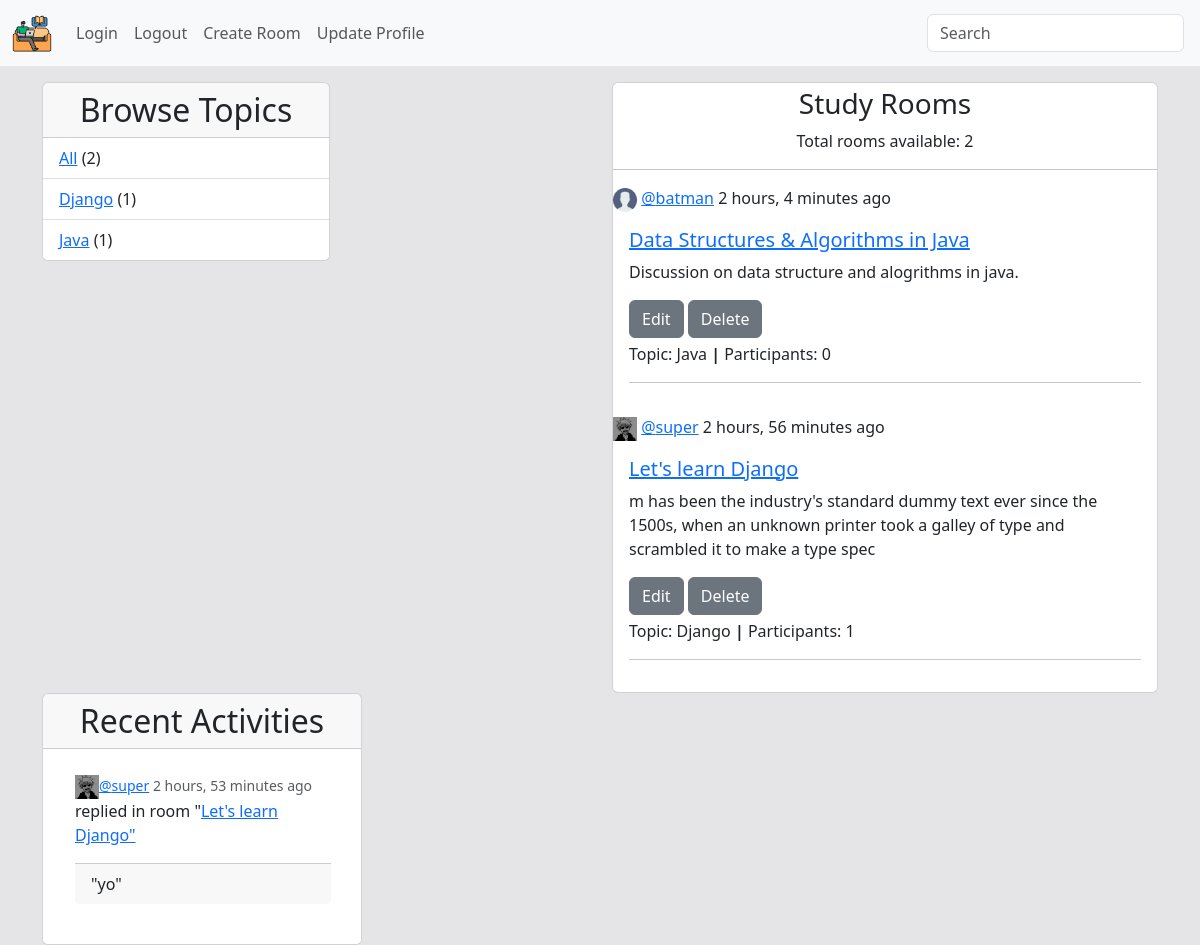
The page / on the database its author committed.
### base/models.py (models this page shows, shortened)
class Topic(models.Model):
    name = models.CharField(max_length=200)

class Room(models.Model):
    host = models.ForeignKey(User, on_delete=models.SET_NULL, null=True)
    topic = models.ForeignKey(Topic, on_delete=models.SET_NULL, null=True)
    name = models.CharField(max_length=200)
    description = models.TextField(null=True, blank=True)
    participants = models.ManyToManyField(User, related_name='participants', blank=True)
    updated = models.DateTimeField(auto_now=True)
    created = models.DateTimeField(auto_now_add=True)
    class Meta:
        ordering = ['-created', '-updated']

class User(AbstractUser):
    name = models.CharField(max_length=200, null=True)
    email = models.EmailField(unique=True, null=True)
    bio = models.TextField(null=True)
    avatar = models.ImageField(null=True, default='user.png')
    USERNAME_FIELD = 'username'
    REQUIRED_FIELDS = []

class Message(models.Model):
    user = models.ForeignKey(User, on_delete=models.CASCADE)
    room = models.ForeignKey(Room, on_delete=models.CASCADE)
    body = models.TextField()
    updated = models.DateTimeField(auto_now=True)
    created = models.DateTimeField(auto_now_add=True)
    class Meta:
        ordering = ['-created', '-updated']
    def __str__(self):
        return self.body[:50]

### base/views.py (the view)
# urls.py: path('', views.home, name='home'),
def home(request):
    q = request.GET.get('q') if request.GET.get('q') != None else ''
    rooms = Room.objects.filter(
        Q(topic__name__icontains=q) |
        Q(host__username__icontains=q) |
        Q(name__icontains=q) |
        Q(description__icontains=q)
        )
    topics = Topic.objects.all()
    allMessages = Message.objects.all()
    roomCount = Room.objects.all().count()
    context = {'rooms': rooms, 'topics': topics, 'allMessages': allMessages, 'roomCount': roomCount}
    return render(request, 'base/home.html', context)

### base/templates/base/home.html
{% extends 'main.html' %}
{% block content %}
<div class="row">
    <div class="col">
        {% include 'base/topic-component.html' %}
    </div>
    <div class="col-6">
        <div class="card">
        <h2 class="text-center">
            <small>Study Rooms</small>
        </h2>
        <span class="text-center">Total rooms available: {{roomCount}}</span>
        <hr>
        {% include 'base/feed-component.html' %}
        </div>
    </div>
    <div class="col">
        {% include 'base/activity-component.html' %}
    </div>
</div>
{% endblock content %}

### base/templates/base/topic-component.html
<div class="card" style="width: 18rem;">
    <h2 class="card-header text-center">
        Browse Topics
    </h2>
    <ul class="list-group list-group-flush">
        <li class="list-group-item"><a href="{% url 'home' %}">All</a> <span>({{topics.count}})</span></li>
        {% for topic in topics %}
        <li class="list-group-item"><a href="{% url 'home' %}?q={{topic.name}}">{{topic.name}}</a> <span>({{topic.room_set.all.count}})</span></li>
        {% endfor %}
    </ul>
  </div>

### base/templates/base/feed-component.html
{% load static %}
{% for room in rooms %}
    <span class="card-text">
      <a class="navbar-brand" href="#">
        <img src="{{room.host.avatar.url}}" alt="pic" height="24">
      </a>
      <span><a href="{% url 'profile' room.host.id %}">@{{room.host.username}}</a>  {{room.created|timesince}} ago</span>
    </span>
    <div class="card-body">
      <h5 class="card-title"><a href="{% url 'room' room.id %}">{{room.name}}</a></h5>
      <p class="card-text">{{room.description|slice:150}}</p>
      <div style="margin-bottom: 4px;">
      <a href="{% url 'update-room' room.id %}" class="btn btn-secondary">Edit</a>
      <a href="{% url 'delete-room' room.id %}" class="btn btn-secondary">Delete</a>
    </div>
      <span>Topic: {{room.topic.name}} <b>|</b> </span>
      <span>Participants: {{room.participants.all.count}}</span>
      <hr>
    </div>
  {% endfor %}

### base/templates/base/activity-component.html
{% load static %}
    <div class="card" style="width: 20rem;">
        <h2 class="card-header text-center">
            Recent Activities
        </h2>
        <ul class="list-group list-group-flush">
            {% for message in allMessages %}
          <li class="list-group-item">
            <div style="width: 18rem;">
                <div class="card-body">
                    <small class="card-subtitle mb-2 text-body-secondary">
                        <a href="{% url 'profile' message.user.id %}"><img src="{{message.user.avatar.url}}" alt="pic" height="24">@{{message.user.username}}</a>  {{message.created|timesince}} ago
                    </small>
                    <p class="card-text">replied in room "<a href="{% url 'room' message.room.id %}">{{message.room.name}}"</a></p>
                    <p class="card-footer">"{{message}}"</p>
                </div>
            </div>
          </li>
          {% endfor %}
        </ul>
      </div>

### static/style/main.css (style rules this page uses)
body { background-color: rgb(229, 229, 231); }

### rows shown on the page
Topic: name "Django", room_set.all.count "1"
Topic: name "Java", room_set.all.count "1"
Room: host.avatar (placeholder picture), host.username "batman", created "2 hours, 4 minutes", name "Data Structures & Algorithms in Java", description "Discussion on data structure and alogrithms in java.", topic.name "Java", participants.all.count "0"
Room: host.avatar (picture), host.username "super", created "2 hours, 56 minutes", name "Let's learn Django", description "m has been the industry's standard dummy text ever since the 1500s, when an unknown printer took a galley of type and scrambled it to make a type spec", topic.name "Django", participants.all.count "1"
Message: user.avatar (picture), user.username "super", created "2 hours, 53 minutes", room.name "Let's learn Django", body "yo"

### other values the page prints
{{ topics.count }} "2"
{{ roomCount }} "2"
